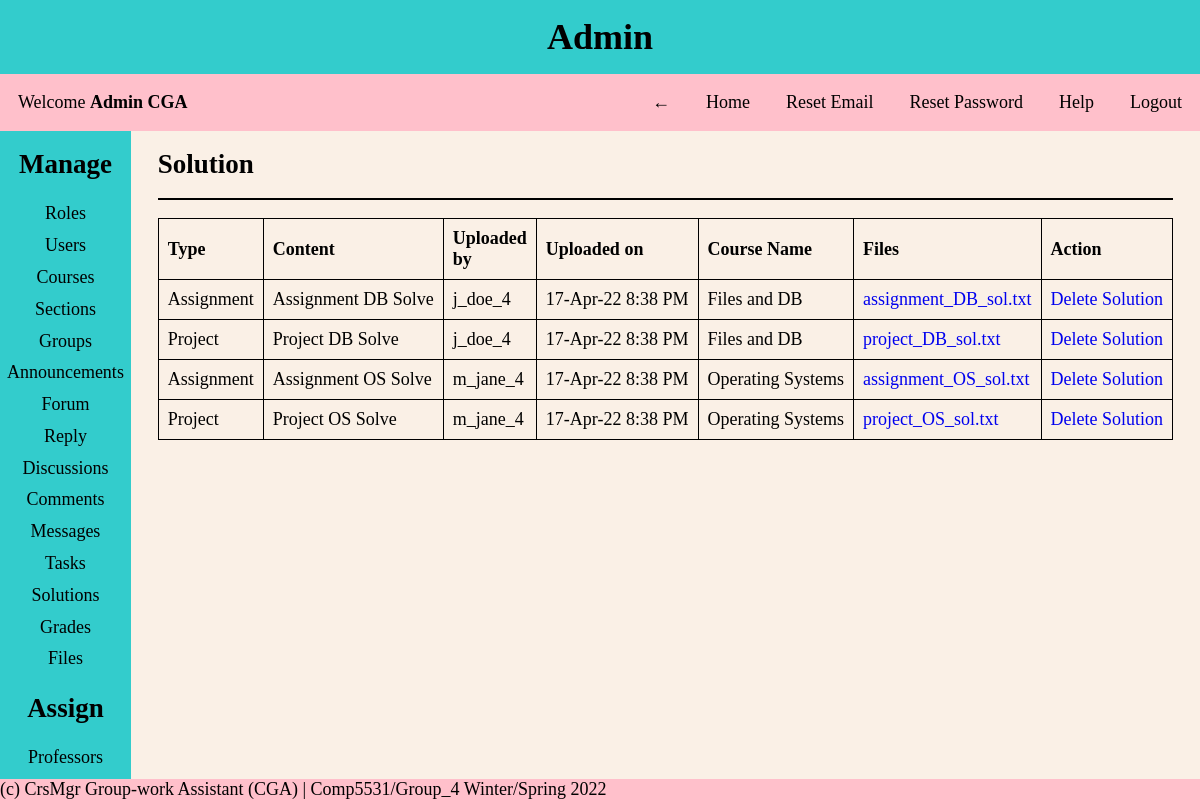
The app's page /pages/admin.php?page=solution (signed in), older data.
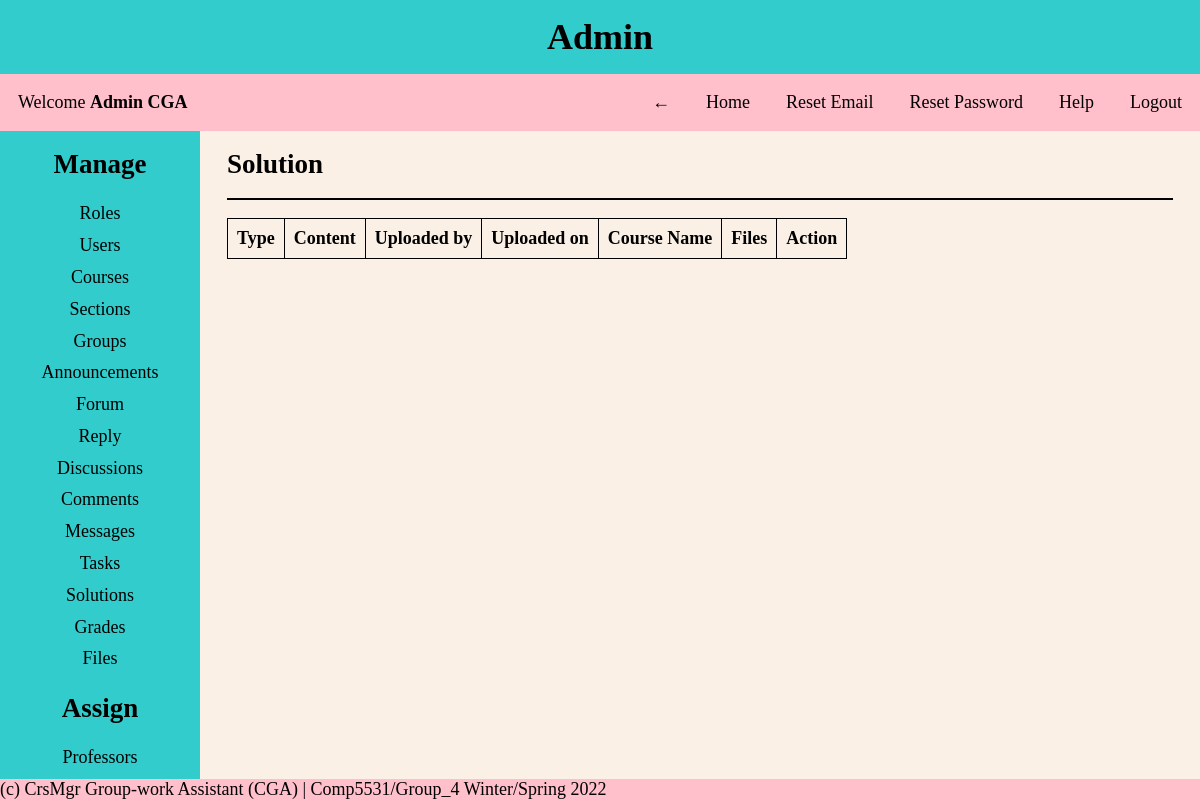
The same page, newer data.
### tables this page shows
CREATE TABLE Solution
(
  solution_id INT NOT NULL AUTO_INCREMENT PRIMARY KEY,
  solution_type VARCHAR(30) NOT NULL,
  solution_content VARCHAR(255) NOT NULL UNIQUE,
  task_id INT NOT NULL,
  group_id INT NOT NULL,
  file_id INT NOT NULL,
  FOREIGN KEY (task_id) REFERENCES Task(task_id),
  FOREIGN KEY (group_id) REFERENCES Student_Groups(group_id),
  FOREIGN KEY (file_id) REFERENCES Files(file_id)
);

CREATE TABLE Users
(
  user_id INT NOT NULL AUTO_INCREMENT PRIMARY KEY,
  first_name VARCHAR(30) NOT NULL,
  last_name VARCHAR(30) NOT NULL,
  dob DATE NOT NULL,
  email VARCHAR(30) NOT NULL UNIQUE,
  username VARCHAR(30) NOT NULL UNIQUE,
  password VARCHAR(30) NOT NULL,
  created_on DATETIME DEFAULT CURRENT_TIMESTAMP,
  first_login TINYINT NOT NULL,
  role_id INT NOT NULL,
  FOREIGN KEY (role_id) REFERENCES Roles(role_id)
);

CREATE TABLE Files
(
  file_id INT NOT NULL AUTO_INCREMENT PRIMARY KEY,
  file_name VARCHAR(30) NOT NULL,
  file_content VARCHAR(255) NOT NULL,
  file_type VARCHAR(30) NOT NULL,
  file_size INT NOT NULL,
  uploaded_by_uid INT NOT NULL,
  uploaded_on DATETIME DEFAULT CURRENT_TIMESTAMP
);

CREATE TABLE Course
(
  course_id INT NOT NULL AUTO_INCREMENT PRIMARY KEY,
  course_name VARCHAR(30) NOT NULL UNIQUE,
  course_number INT NOT NULL UNIQUE
);

### helper/functions.php (called while the page is built, shortened)
<?php
function date_convert($date)
{
    $date = strtotime($date);
    return date('d-M-y g:i A', $date);
}

### CRUD/solution.php (the view, shortened to what this page needs)
<div class="content-body">
    <?php
    $query = "SELECT * FROM solution as s
    JOIN task as t ON t.task_id = s.task_id
    JOIN course as c ON c.course_id = t.course_id
    JOIN files as f ON f.file_id = s.file_id
    JOIN users as u ON u.user_id = f.uploaded_by_uid
    ORDER BY s.solution_id ASC";
    $solution = mysqli_query($conn, $query);
    ?>
    <h2>Solution</h2>
    <hr>
    <table>
        <thead>
            <tr>
                <th>Type</th>
                <th>Content</th>
                <th>Uploaded by</th>
                <th>Uploaded on</th>
                <th>Course Name</th>
                <th>Files</th>
                <th>Action</th>
            </tr>
        </thead>
        <tbody>
            <?php foreach ($solution as $row) {
                $id = $row['solution_id'];
                $type = $row['solution_type'];
                $content = $row['solution_content'];
                $uploaded_by = $row['username'];
                $uploaded_on = date_convert($row['uploaded_on']);
                $course_name = $row['course_name'];
                $file_id = $row['file_id'];
                $file_name = $row['file_name'];
            ?>
                <tr>
                    <td><?= $type ?></td>
                    <td><?= $content ?></td>
                    <td><?= $uploaded_by ?></td>
                    <td><?= $uploaded_on ?></td>
                    <td><?= $course_name ?></td>
                    <td><a href='?page=solution&download_file=<?= $file_id ?>'><?= $file_name ?></a></td>
                    <td><a href="?page=solution&delete_id=<?= $id ?>&file_id=<?= $file_id ?>" onclick="return confirm('Are you sure you want to delete?')">Delete Solution</a></td>
                </tr>
            <?php } ?>
        </tbody>
    </table>
</div>

Row changes from the older to the newer data that the page shows:
removed solution: solution_type "Assignment", solution_content "Assignment DB Solve", users.username "j_doe_4", file.uploaded_on "17-Apr-22 8:38 PM", course.course_name "Files and DB", file.file_name "assignment_DB_sol.txt"
removed solution: solution_type "Project", solution_content "Project DB Solve", users.username "j_doe_4", file.uploaded_on "17-Apr-22 8:38 PM", course.course_name "Files and DB", file.file_name "project_DB_sol.txt"
removed solution: solution_type "Assignment", solution_content "Assignment OS Solve", users.username "m_jane_4", file.uploaded_on "17-Apr-22 8:38 PM", course.course_name "Operating Systems", file.file_name "assignment_OS_sol.txt"
removed solution: solution_type "Project", solution_content "Project OS Solve", users.username "m_jane_4", file.uploaded_on "17-Apr-22 8:38 PM", course.course_name "Operating Systems", file.file_name "project_OS_sol.txt"
